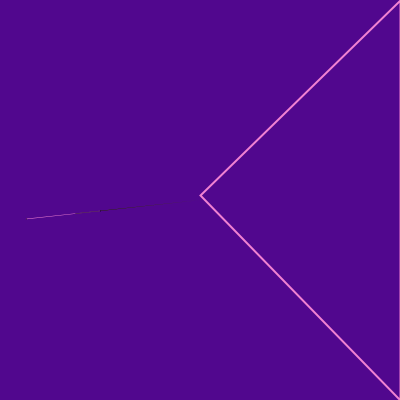
Frame 1 (no input)
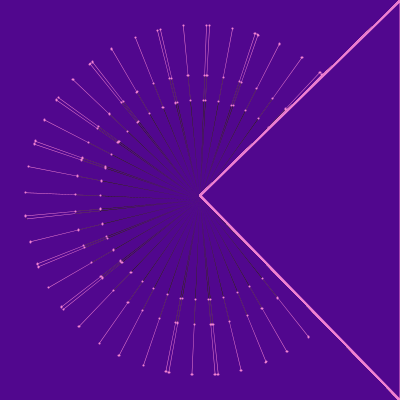
Frame 60 (the mouse pressed at the canvas centre just before this capture)
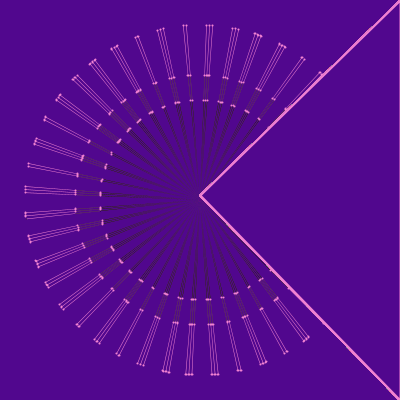
Frame 120 (the mouse held since frame 60 and released just before this capture)

The Processing sketch that drew these frames (run headless with seeded random() and noise(); from frame 60 on, the mouse is pressed at the canvas centre):

// Processing sketch: processing_82861
// ── processing_82861.pde

//Variable de couleur
int a;
//Rayon du cercle
int R;
//Centre du cercle
int xc;
int yc;
//angle qui détermine la position de l'arc
float angle1=random(0, PI);
 
 
void setup()
{
 //Epaisseur des traits
  strokeWeight(0.5);
 //Couleur de fond
  background(#51078E);
 //Taille du sketch
  size (400,400);
  //on déclare les variables
  a=(#F282D2);
  R=height-50;
  xc=width/2;
  yc=height/2;
  frameRate(160);
}
void draw()
{
 //Pour adoucir les trait.
   smooth();
  
 //Pour la couleur des arcs.
   fill(a);
  
 //On definit l'arc.
   angle1=(angle1+TWO_PI)%TWO_PI;
    
 //On trace le premier arc.
   arc (xc,yc,R,R,(angle1+frameCount)%TWO_PI,(angle1+frameCount+PI/1000)%TWO_PI);
  
   fill(0);
  
 //On trace le deuxième arc.
   arc (xc,yc,R-100,R-100,(angle1+frameCount)%TWO_PI,(angle1+frameCount+PI/1000)%TWO_PI);
 //On trace le trosiième arc. 
   arc (xc,yc,R-150,R-150,(angle1+frameCount)%TWO_PI,(angle1+frameCount+PI/1000)%TWO_PI);
 
 fill(#51078E);// violet
 stroke(#F282D2);
 strokeWeight(2);
 triangle(400,400,400,0,200,195); 
}
